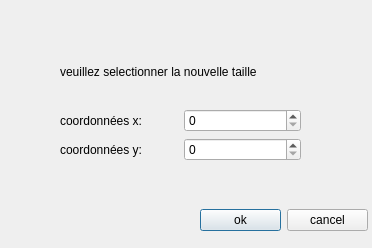
<?xml version="1.0" encoding="UTF-8"?>
<ui version="4.0">
 <class>Redimensionnement</class>
 <widget class="QDialog" name="Redimensionnement">
  <property name="geometry">
   <rect>
    <x>0</x>
    <y>0</y>
    <width>372</width>
    <height>248</height>
   </rect>
  </property>
  <property name="windowTitle">
   <string>Dialog</string>
  </property>
  <widget class="QWidget" name="verticalLayoutWidget">
   <property name="geometry">
    <rect>
     <x>60</x>
     <y>40</y>
     <width>241</width>
     <height>121</height>
    </rect>
   </property>
   <layout class="QVBoxLayout" name="verticalLayout">
    <item>
     <widget class="QLabel" name="label">
      <property name="text">
       <string>veuillez selectionner la nouvelle taille</string>
      </property>
     </widget>
    </item>
    <item>
     <layout class="QHBoxLayout" name="horizontalLayout">
      <item>
       <widget class="QLabel" name="label_2">
        <property name="text">
         <string>coordonnées x:</string>
        </property>
       </widget>
      </item>
      <item>
       <widget class="QSpinBox" name="coordonneesX"/>
      </item>
     </layout>
    </item>
    <item>
     <layout class="QHBoxLayout" name="horizontalLayout_2">
      <item>
       <widget class="QLabel" name="label_3">
        <property name="text">
         <string>coordonnées y:</string>
        </property>
       </widget>
      </item>
      <item>
       <widget class="QSpinBox" name="coordonneesY"/>
      </item>
     </layout>
    </item>
   </layout>
  </widget>
  <widget class="QWidget" name="horizontalLayoutWidget_3">
   <property name="geometry">
    <rect>
     <x>200</x>
     <y>200</y>
     <width>168</width>
     <height>41</height>
    </rect>
   </property>
   <layout class="QHBoxLayout" name="horizontalLayout_3">
    <item>
     <widget class="QPushButton" name="ok">
      <property name="text">
       <string>ok</string>
      </property>
     </widget>
    </item>
    <item>
     <widget class="QPushButton" name="cancel">
      <property name="text">
       <string>cancel</string>
      </property>
     </widget>
    </item>
   </layout>
  </widget>
 </widget>
 <resources/>
 <connections/>
</ui>
